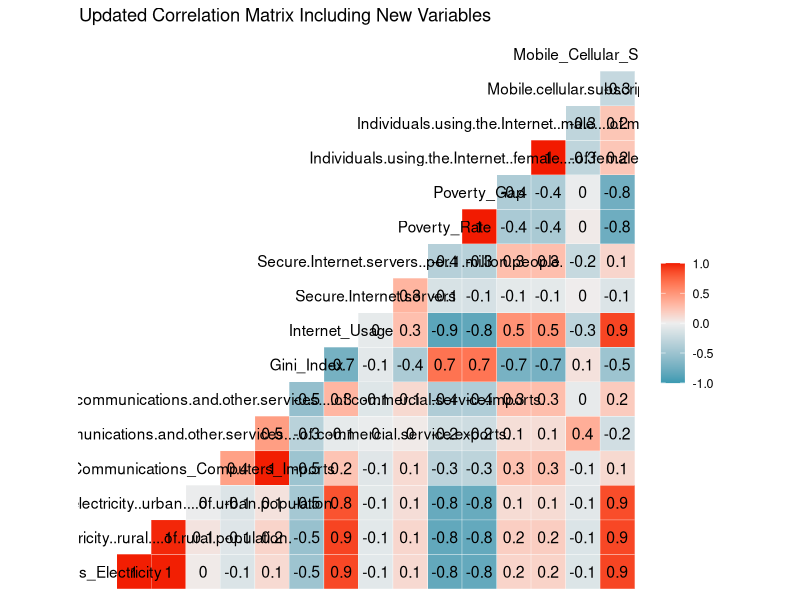
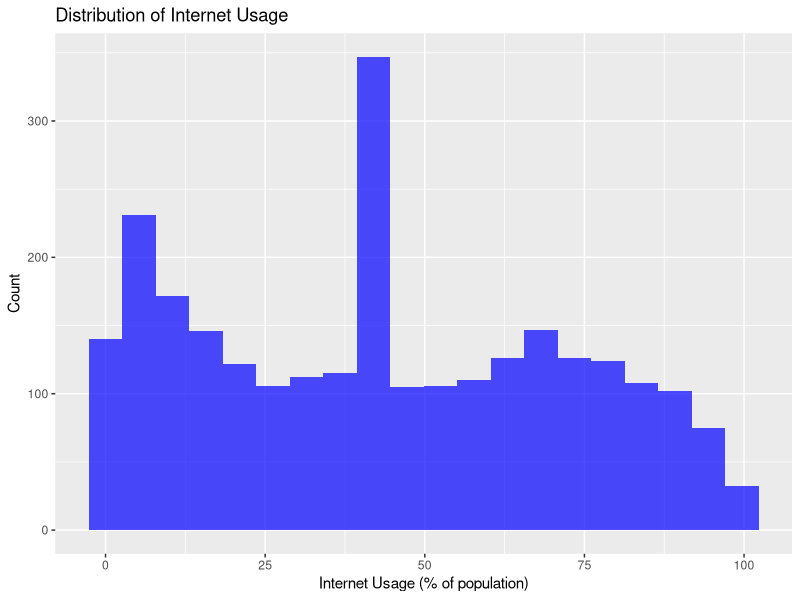
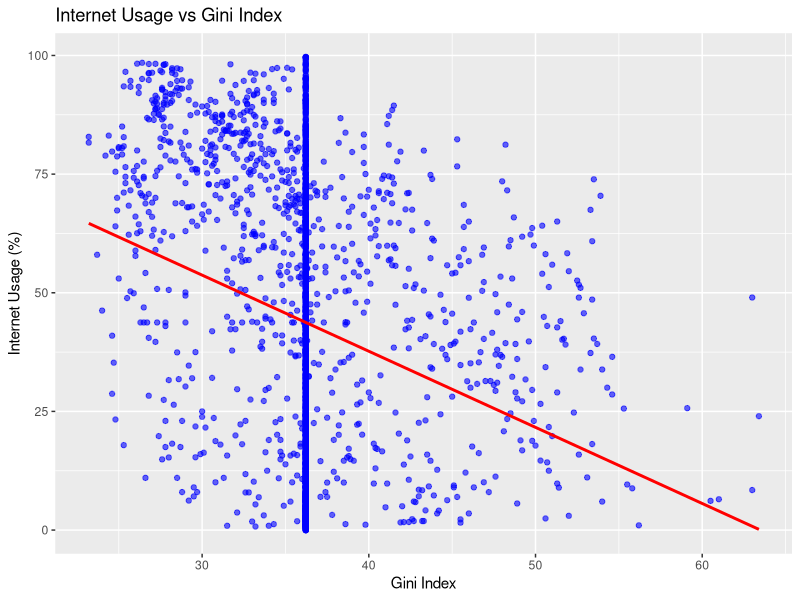
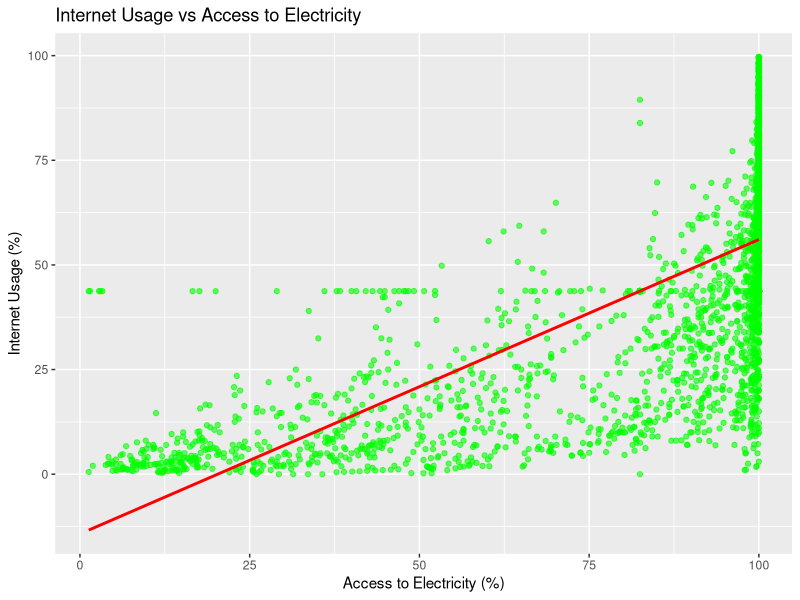
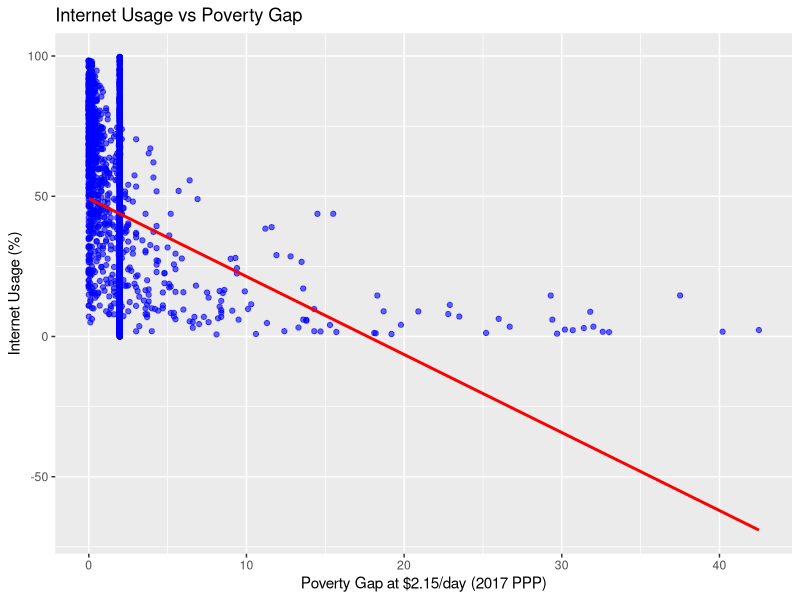
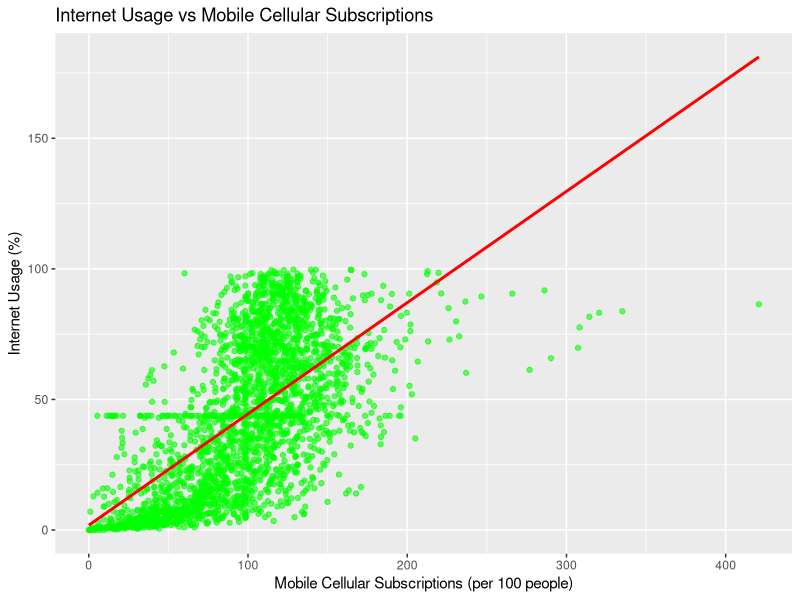
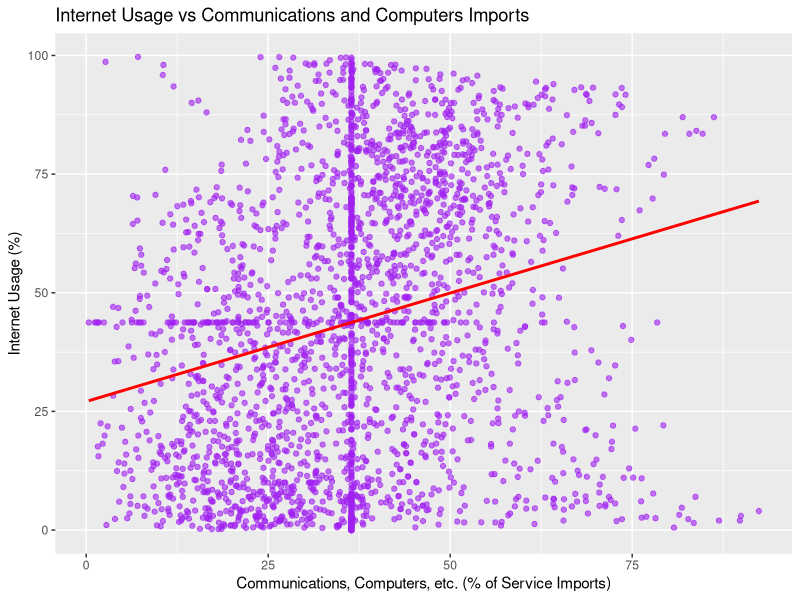
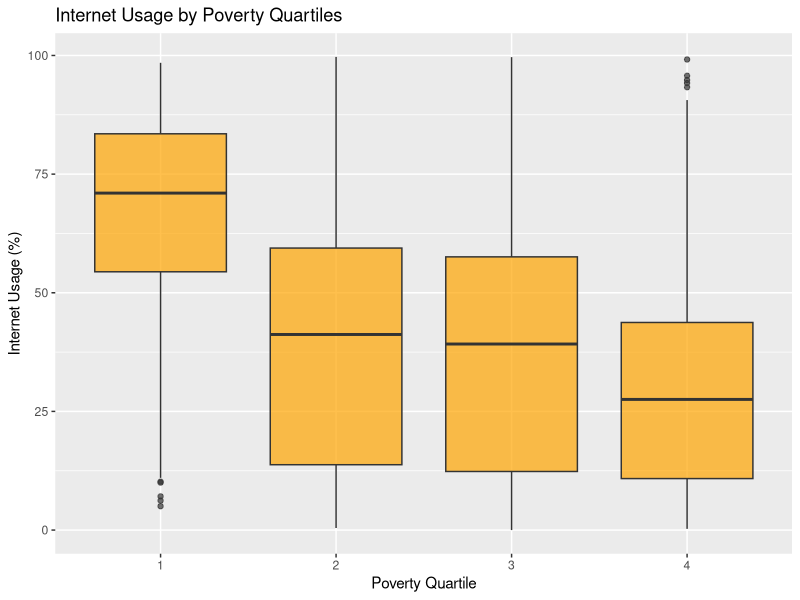

Generate these figures, in order, with R:
# Load necessary libraries
library(dplyr)
library(ggplot2)
library(GGally)
library(tidyr)

# Load the cleaned dataset
data_cleaned <- read.csv("data_cleaned.csv", stringsAsFactors = FALSE)


# Read the processed data and top countries list
final_data <- read.csv("outputs/final_cleaned_data.csv")
top_countries <- read.csv("outputs/top_countries.csv")

# Filter data for only the top countries
exploration_data <- final_data %>%
  filter(Country.Name %in% top_countries$x)  # Using 'x' as that's the column name in top_countries.csv

# Now you can proceed with your exploration using exploration_data
# You might want to verify the filtering worked:
print("Number of unique countries in filtered dataset:")
print(length(unique(exploration_data$Country.Name)))

# Example explorations you could do:
# 1. Basic summary statistics for key metrics
# 2. Time series analysis for different indicators
# 3. Cross-country comparisons
# 4. Correlation analysis between different variables

# First, let's check what we have in top_countries
print("Column names in top_countries:")
print(colnames(top_countries))

print("First few rows of top_countries:")
print(head(top_countries))

print("First few countries in final_data:")
print(unique(head(final_data$Country.Name)))

# Now fix the filtering
exploration_data <- final_data %>%
  filter(Country.Name %in% top_countries$X)  # Note: It might be 'X' instead of 'x' due to R's auto-naming

# Verify the filtering
print("Number of unique countries in filtered dataset:")
print(length(unique(exploration_data$Country.Name)))

# If we still have issues, we could try this alternative:
# Clean country names to ensure matching
exploration_data <- final_data %>%
  filter(trimws(Country.Name) %in% trimws(top_countries$X))

# Check the content of final_data
print("Structure of final_data:")
str(final_data)

# Check the content of top_countries
print("\nStructure of top_countries:")
str(top_countries)

print("\nFirst few rows of top_countries:")
head(top_countries)

# Let's see if we have any data in final_data at all
print("\nNumber of rows in final_data:")
nrow(final_data)

# Check if the file exists first
print("Does file exist:")
file.exists("outputs/final_cleaned_data.csv")

# Try reading with different options
final_data <- read.csv("outputs/final_cleaned_data.csv", 
                       header = TRUE, 
                       check.names = FALSE,
                       na.strings = "NA",
                       stringsAsFactors = FALSE)

# If that doesn't work, let's try reading with readLines to see the actual content
raw_lines <- readLines("outputs/final_cleaned_data.csv", n = 5)
print("First few lines of the CSV file:")
print(raw_lines)

# Alternative reading method using data.table
# library(data.table)
# final_data <- fread("outputs/final_cleaned_data.csv")

# Check for exact column names
colnames(data_cleaned)


# Adjust renaming based on exact names
data_cleaned <- data_cleaned %>%
  rename(
    Internet_Usage = `Individuals.using.the.Internet....of.population.`,
    Access_Electricity = `Access.to.electricity....of.population.`,
    Gini_Index = `Gini.index`,
    Poverty_Rate = `Poverty.headcount.ratio.at..2.15.a.day..2017.PPP.....of.population.`,
    Mobile_Cellular_Subscriptions = `Mobile.cellular.subscriptions..per.100.people.`,
    Poverty_Gap = `Poverty.gap.at..2.15.a.day..2017.PPP.....`,
    Communications_Computers_Imports = `Communications..computer..etc.....of.service.imports..BoP.`
  )


# Step 1: Summary Statistics
print("Dataset Structure:")
print(str(data_cleaned))

print("Summary Statistics:")
print(summary(data_cleaned))

# Step 2: Check for Missing Values
missing_summary <- data_cleaned %>%
  summarise_all(~sum(is.na(.))) %>%
  pivot_longer(cols = everything(), names_to = "Variable", values_to = "Missing_Count")

print("Missing Value Summary:")
print(missing_summary)

# Step 3: Updated Correlation Matrix
# Include all numeric variables, including the new ones
numeric_data <- data_cleaned %>% select_if(is.numeric)
correlation_matrix <- cor(numeric_data, use = "complete.obs")

# Print and visualize the correlation matrix
print("Correlation Matrix:")
print(correlation_matrix)

# Save the updated correlation matrix plot
correlation_plot <- ggcorr(correlation_matrix, label = TRUE) +
  ggtitle("Updated Correlation Matrix Including New Variables")
ggsave("updated_correlation_matrix.png", plot = correlation_plot, width = 8, height = 6)

# Step 4: Univariate Analysis
# Plot 1: Histogram of Internet Usage
internet_usage_plot <- ggplot(data_cleaned, aes(x = Internet_Usage)) +
  geom_histogram(fill = "blue", bins = 20, alpha = 0.7) +
  labs(
    title = "Distribution of Internet Usage",
    x = "Internet Usage (% of population)",
    y = "Count"
  )
ggsave("internet_usage_distribution.png", plot = internet_usage_plot, width = 8, height = 6)

# Step 5: Bivariate Analysis
# Plot 2: Scatterplot of Internet Usage vs Gini Index
internet_vs_gini_plot <- ggplot(data_cleaned, aes(x = Gini_Index, y = Internet_Usage)) +
  geom_point(color = "blue", alpha = 0.6) +
  geom_smooth(method = "lm", color = "red", se = FALSE) +
  labs(
    title = "Internet Usage vs Gini Index",
    x = "Gini Index",
    y = "Internet Usage (%)"
  )
ggsave("internet_vs_gini.png", plot = internet_vs_gini_plot, width = 8, height = 6)

# Plot 3: Scatterplot of Internet Usage vs Access to Electricity
internet_vs_electricity_plot <- ggplot(data_cleaned, aes(x = Access_Electricity, y = Internet_Usage)) +
  geom_point(color = "green", alpha = 0.6) +
  geom_smooth(method = "lm", color = "red", se = FALSE) +
  labs(
    title = "Internet Usage vs Access to Electricity",
    x = "Access to Electricity (%)",
    y = "Internet Usage (%)"
  )
ggsave("internet_vs_electricity.png", plot = internet_vs_electricity_plot, width = 8, height = 6)

# Plot 4: Internet Usage vs Poverty Gap
internet_vs_poverty_gap_plot <- ggplot(data_cleaned, aes(x = Poverty_Gap, y = Internet_Usage)) +
  geom_point(color = "blue", alpha = 0.6) +
  geom_smooth(method = "lm", color = "red", se = FALSE) +
  labs(
    title = "Internet Usage vs Poverty Gap",
    x = "Poverty Gap at $2.15/day (2017 PPP)",
    y = "Internet Usage (%)"
  )
ggsave("internet_vs_poverty_gap.png", plot = internet_vs_poverty_gap_plot, width = 8, height = 6)

# Plot 5: Internet Usage vs Mobile Cellular Subscriptions
internet_vs_mobile_plot <- ggplot(data_cleaned, aes(x = Mobile_Cellular_Subscriptions, y = Internet_Usage)) +
  geom_point(color = "green", alpha = 0.6) +
  geom_smooth(method = "lm", color = "red", se = FALSE) +
  labs(
    title = "Internet Usage vs Mobile Cellular Subscriptions",
    x = "Mobile Cellular Subscriptions (per 100 people)",
    y = "Internet Usage (%)"
  )
ggsave("internet_vs_mobile.png", plot = internet_vs_mobile_plot, width = 8, height = 6)

# Plot 6: Internet Usage vs Communications and Computers Imports
internet_vs_communications_plot <- ggplot(data_cleaned, aes(x = Communications_Computers_Imports, y = Internet_Usage)) +
  geom_point(color = "purple", alpha = 0.6) +
  geom_smooth(method = "lm", color = "red", se = FALSE) +
  labs(
    title = "Internet Usage vs Communications and Computers Imports",
    x = "Communications, Computers, etc. (% of Service Imports)",
    y = "Internet Usage (%)"
  )
ggsave("internet_vs_communications.png", plot = internet_vs_communications_plot, width = 8, height = 6)

# Step 6: Boxplot Analysis
# Plot 7: Boxplot of Internet Usage by Poverty Quartiles
data_cleaned <- data_cleaned %>%
  mutate(Poverty_Quartile = ntile(Poverty_Rate, 4))

internet_by_poverty_plot <- ggplot(data_cleaned, aes(x = as.factor(Poverty_Quartile), y = Internet_Usage)) +
  geom_boxplot(fill = "orange", alpha = 0.7) +
  labs(
    title = "Internet Usage by Poverty Quartiles",
    x = "Poverty Quartile",
    y = "Internet Usage (%)"
  )
ggsave("internet_by_poverty_quartiles.png", plot = internet_by_poverty_plot, width = 8, height = 6)

# End of Script
